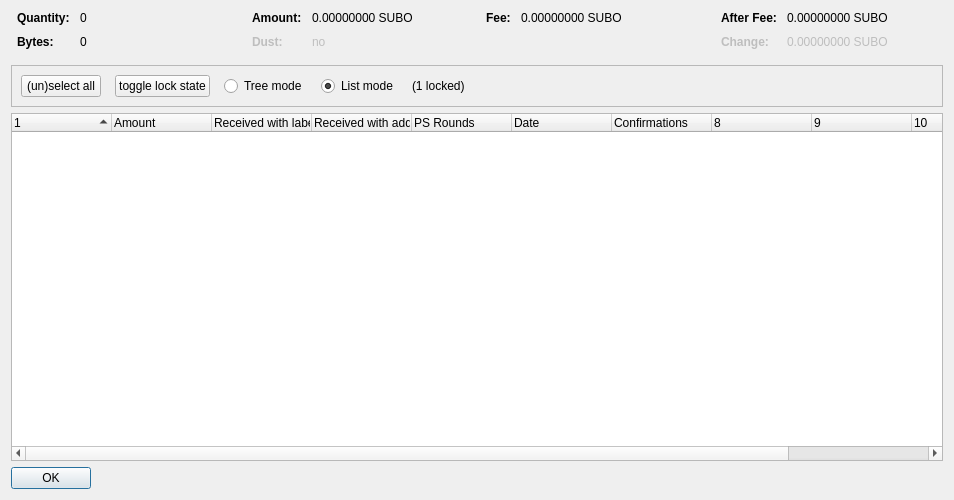
<?xml version="1.0" encoding="UTF-8"?>
<ui version="4.0">
 <class>CoinControlDialog</class>
 <widget class="QDialog" name="CoinControlDialog">
  <property name="geometry">
   <rect>
    <x>0</x>
    <y>0</y>
    <width>954</width>
    <height>500</height>
   </rect>
  </property>
  <property name="windowTitle">
   <string>Coin Selection</string>
  </property>
  <layout class="QVBoxLayout" name="verticalLayout">
   <item>
    <layout class="QHBoxLayout" name="horizontalLayoutTop" stretch="0,0,0,0">
     <property name="topMargin">
      <number>0</number>
     </property>
     <property name="bottomMargin">
      <number>10</number>
     </property>
     <item>
      <layout class="QFormLayout" name="formLayoutCoinControl1">
       <property name="horizontalSpacing">
        <number>10</number>
       </property>
       <property name="verticalSpacing">
        <number>10</number>
       </property>
       <property name="leftMargin">
        <number>6</number>
       </property>
       <property name="rightMargin">
        <number>6</number>
       </property>
       <item row="0" column="0">
        <widget class="QLabel" name="labelCoinControlQuantityText">
         <property name="font">
          <font>
           <weight>75</weight>
           <bold>true</bold>
          </font>
         </property>
         <property name="text">
          <string>Quantity:</string>
         </property>
        </widget>
       </item>
       <item row="0" column="1">
        <widget class="QLabel" name="labelCoinControlQuantity">
         <property name="cursor">
          <cursorShape>IBeamCursor</cursorShape>
         </property>
         <property name="contextMenuPolicy">
          <enum>Qt::ActionsContextMenu</enum>
         </property>
         <property name="text">
          <string notr="true">0</string>
         </property>
         <property name="textInteractionFlags">
          <set>Qt::LinksAccessibleByMouse|Qt::TextSelectableByKeyboard|Qt::TextSelectableByMouse</set>
         </property>
        </widget>
       </item>
       <item row="1" column="0">
        <widget class="QLabel" name="labelCoinControlBytesText">
         <property name="font">
          <font>
           <weight>75</weight>
           <bold>true</bold>
          </font>
         </property>
         <property name="text">
          <string>Bytes:</string>
         </property>
        </widget>
       </item>
       <item row="1" column="1">
        <widget class="QLabel" name="labelCoinControlBytes">
         <property name="cursor">
          <cursorShape>IBeamCursor</cursorShape>
         </property>
         <property name="contextMenuPolicy">
          <enum>Qt::ActionsContextMenu</enum>
         </property>
         <property name="text">
          <string notr="true">0</string>
         </property>
         <property name="textInteractionFlags">
          <set>Qt::LinksAccessibleByMouse|Qt::TextSelectableByKeyboard|Qt::TextSelectableByMouse</set>
         </property>
        </widget>
       </item>
      </layout>
     </item>
     <item>
      <layout class="QFormLayout" name="formLayoutCoinControl2">
       <property name="horizontalSpacing">
        <number>10</number>
       </property>
       <property name="verticalSpacing">
        <number>10</number>
       </property>
       <property name="leftMargin">
        <number>6</number>
       </property>
       <property name="rightMargin">
        <number>6</number>
       </property>
       <item row="0" column="0">
        <widget class="QLabel" name="labelCoinControlAmountText">
         <property name="font">
          <font>
           <weight>75</weight>
           <bold>true</bold>
          </font>
         </property>
         <property name="text">
          <string>Amount:</string>
         </property>
        </widget>
       </item>
       <item row="0" column="1">
        <widget class="QLabel" name="labelCoinControlAmount">
         <property name="cursor">
          <cursorShape>IBeamCursor</cursorShape>
         </property>
         <property name="contextMenuPolicy">
          <enum>Qt::ActionsContextMenu</enum>
         </property>
         <property name="text">
          <string notr="true">0.00000000 SUBO</string>
         </property>
         <property name="textInteractionFlags">
          <set>Qt::LinksAccessibleByMouse|Qt::TextSelectableByKeyboard|Qt::TextSelectableByMouse</set>
         </property>
        </widget>
       </item>
       <item row="1" column="0">
        <widget class="QLabel" name="labelCoinControlLowOutputText">
         <property name="enabled">
          <bool>false</bool>
         </property>
         <property name="font">
          <font>
           <weight>75</weight>
           <bold>true</bold>
          </font>
         </property>
         <property name="text">
          <string>Dust:</string>
         </property>
        </widget>
       </item>
       <item row="1" column="1">
        <widget class="QLabel" name="labelCoinControlLowOutput">
         <property name="enabled">
          <bool>false</bool>
         </property>
         <property name="cursor">
          <cursorShape>IBeamCursor</cursorShape>
         </property>
         <property name="contextMenuPolicy">
          <enum>Qt::ActionsContextMenu</enum>
         </property>
         <property name="text">
          <string notr="true">no</string>
         </property>
         <property name="textInteractionFlags">
          <set>Qt::LinksAccessibleByMouse|Qt::TextSelectableByKeyboard|Qt::TextSelectableByMouse</set>
         </property>
        </widget>
       </item>
      </layout>
     </item>
     <item>
      <layout class="QFormLayout" name="formLayoutCoinControl3">
       <property name="horizontalSpacing">
        <number>10</number>
       </property>
       <property name="verticalSpacing">
        <number>10</number>
       </property>
       <property name="leftMargin">
        <number>6</number>
       </property>
       <property name="rightMargin">
        <number>6</number>
       </property>
       <item row="0" column="0">
        <widget class="QLabel" name="labelCoinControlFeeText">
         <property name="font">
          <font>
           <weight>75</weight>
           <bold>true</bold>
          </font>
         </property>
         <property name="text">
          <string>Fee:</string>
         </property>
        </widget>
       </item>
       <item row="0" column="1">
        <widget class="QLabel" name="labelCoinControlFee">
         <property name="cursor">
          <cursorShape>IBeamCursor</cursorShape>
         </property>
         <property name="contextMenuPolicy">
          <enum>Qt::ActionsContextMenu</enum>
         </property>
         <property name="text">
          <string notr="true">0.00000000 SUBO</string>
         </property>
         <property name="textInteractionFlags">
          <set>Qt::LinksAccessibleByMouse|Qt::TextSelectableByKeyboard|Qt::TextSelectableByMouse</set>
         </property>
        </widget>
       </item>
      </layout>
     </item>
     <item>
      <layout class="QFormLayout" name="formLayoutCoinControl4">
       <property name="horizontalSpacing">
        <number>10</number>
       </property>
       <property name="verticalSpacing">
        <number>10</number>
       </property>
       <property name="leftMargin">
        <number>6</number>
       </property>
       <property name="rightMargin">
        <number>6</number>
       </property>
       <item row="0" column="0">
        <widget class="QLabel" name="labelCoinControlAfterFeeText">
         <property name="font">
          <font>
           <weight>75</weight>
           <bold>true</bold>
          </font>
         </property>
         <property name="text">
          <string>After Fee:</string>
         </property>
        </widget>
       </item>
       <item row="0" column="1">
        <widget class="QLabel" name="labelCoinControlAfterFee">
         <property name="cursor">
          <cursorShape>IBeamCursor</cursorShape>
         </property>
         <property name="contextMenuPolicy">
          <enum>Qt::ActionsContextMenu</enum>
         </property>
         <property name="text">
          <string notr="true">0.00000000 SUBO</string>
         </property>
         <property name="textInteractionFlags">
          <set>Qt::LinksAccessibleByMouse|Qt::TextSelectableByKeyboard|Qt::TextSelectableByMouse</set>
         </property>
        </widget>
       </item>
       <item row="1" column="0">
        <widget class="QLabel" name="labelCoinControlChangeText">
         <property name="enabled">
          <bool>false</bool>
         </property>
         <property name="font">
          <font>
           <weight>75</weight>
           <bold>true</bold>
          </font>
         </property>
         <property name="text">
          <string>Change:</string>
         </property>
        </widget>
       </item>
       <item row="1" column="1">
        <widget class="QLabel" name="labelCoinControlChange">
         <property name="enabled">
          <bool>false</bool>
         </property>
         <property name="cursor">
          <cursorShape>IBeamCursor</cursorShape>
         </property>
         <property name="contextMenuPolicy">
          <enum>Qt::ActionsContextMenu</enum>
         </property>
         <property name="text">
          <string notr="true">0.00000000 SUBO</string>
         </property>
         <property name="textInteractionFlags">
          <set>Qt::LinksAccessibleByMouse|Qt::TextSelectableByKeyboard|Qt::TextSelectableByMouse</set>
         </property>
        </widget>
       </item>
      </layout>
     </item>
    </layout>
   </item>
   <item>
    <widget class="QFrame" name="frame">
     <property name="minimumSize">
      <size>
       <width>0</width>
       <height>40</height>
      </size>
     </property>
     <property name="frameShape">
      <enum>QFrame::StyledPanel</enum>
     </property>
     <property name="frameShadow">
      <enum>QFrame::Sunken</enum>
     </property>
     <layout class="QHBoxLayout" name="horizontalLayout">
      <item>
       <layout class="QHBoxLayout" name="horizontalLayoutPanel" stretch="0,0,0,0,0,0">
        <property name="spacing">
         <number>14</number>
        </property>
        <item>
         <widget class="QPushButton" name="pushButtonSelectAll">
          <property name="sizePolicy">
           <sizepolicy hsizetype="Maximum" vsizetype="Fixed">
            <horstretch>0</horstretch>
            <verstretch>0</verstretch>
           </sizepolicy>
          </property>
          <property name="text">
           <string>(un)select all</string>
          </property>
          <property name="autoDefault">
           <bool>false</bool>
          </property>
         </widget>
        </item>
        <item>
         <widget class="QPushButton" name="pushButtonToggleLock">
          <property name="sizePolicy">
           <sizepolicy hsizetype="Maximum" vsizetype="Fixed">
            <horstretch>0</horstretch>
            <verstretch>0</verstretch>
           </sizepolicy>
          </property>
          <property name="text">
           <string>toggle lock state</string>
          </property>
          <property name="autoDefault">
           <bool>false</bool>
          </property>
         </widget>
        </item>
        <item>
         <widget class="QRadioButton" name="radioTreeMode">
          <property name="sizePolicy">
           <sizepolicy hsizetype="Maximum" vsizetype="Fixed">
            <horstretch>0</horstretch>
            <verstretch>0</verstretch>
           </sizepolicy>
          </property>
          <property name="text">
           <string>Tree mode</string>
          </property>
         </widget>
        </item>
        <item>
         <widget class="QRadioButton" name="radioListMode">
          <property name="sizePolicy">
           <sizepolicy hsizetype="Maximum" vsizetype="Fixed">
            <horstretch>0</horstretch>
            <verstretch>0</verstretch>
           </sizepolicy>
          </property>
          <property name="text">
           <string>List mode</string>
          </property>
          <property name="checked">
           <bool>true</bool>
          </property>
         </widget>
        </item>
        <item>
         <widget class="QLabel" name="labelLocked">
          <property name="text">
           <string>(1 locked)</string>
          </property>
         </widget>
        </item>
        <item>
         <spacer name="horizontalSpacer">
          <property name="orientation">
           <enum>Qt::Horizontal</enum>
          </property>
          <property name="sizeHint" stdset="0">
           <size>
            <width>40</width>
            <height>20</height>
           </size>
          </property>
         </spacer>
        </item>
       </layout>
      </item>
     </layout>
    </widget>
   </item>
   <item>
    <widget class="CoinControlTreeWidget" name="treeWidget">
     <property name="contextMenuPolicy">
      <enum>Qt::CustomContextMenu</enum>
     </property>
     <property name="sortingEnabled">
      <bool>false</bool>
     </property>
     <property name="columnCount">
      <number>11</number>
     </property>
     <attribute name="headerShowSortIndicator" stdset="0">
      <bool>true</bool>
     </attribute>
     <attribute name="headerStretchLastSection">
      <bool>false</bool>
     </attribute>
     <column>
      <property name="text">
       <string/>
      </property>
     </column>
     <column>
      <property name="text">
       <string>Amount</string>
      </property>
     </column>
     <column>
      <property name="text">
       <string>Received with label</string>
      </property>
     </column>
     <column>
      <property name="text">
       <string>Received with address</string>
      </property>
     </column>
     <column>
      <property name="text">
       <string>PS Rounds</string>
      </property>
     </column>
     <column>
      <property name="text">
       <string>Date</string>
      </property>
     </column>
     <column>
      <property name="text">
       <string>Confirmations</string>
      </property>
      <property name="toolTip">
       <string>Confirmed</string>
      </property>
     </column>
     <column>
      <property name="text">
       <string/>
      </property>
     </column>
     <column>
      <property name="text">
       <string/>
      </property>
     </column>
     <column>
      <property name="text">
       <string/>
      </property>
     </column>
     <column>
      <property name="text">
       <string/>
      </property>
     </column>
    </widget>
   </item>
   <item>
    <widget class="QDialogButtonBox" name="buttonBox">
     <property name="sizePolicy">
      <sizepolicy hsizetype="Maximum" vsizetype="Fixed">
       <horstretch>0</horstretch>
       <verstretch>0</verstretch>
      </sizepolicy>
     </property>
     <property name="orientation">
      <enum>Qt::Horizontal</enum>
     </property>
     <property name="standardButtons">
      <set>QDialogButtonBox::Ok</set>
     </property>
    </widget>
   </item>
  </layout>
 </widget>
 <customwidgets>
  <customwidget>
   <class>CoinControlTreeWidget</class>
   <extends>QTreeWidget</extends>
   <header>coincontroltreewidget.h</header>
  </customwidget>
 </customwidgets>
 <resources/>
 <connections/>
</ui>
